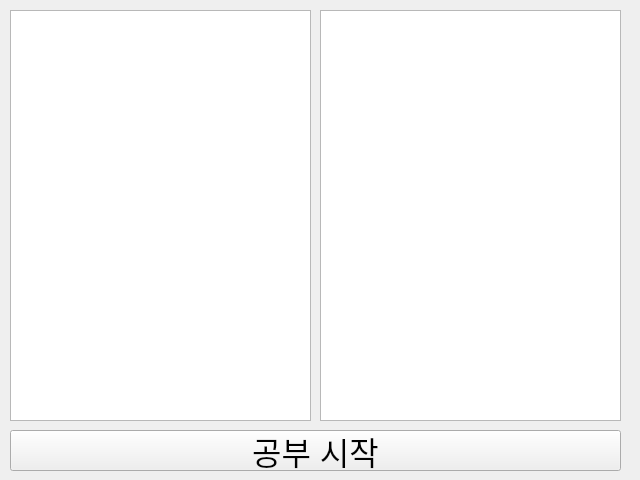
<?xml version="1.0" encoding="UTF-8"?>
<ui version="4.0">
 <class>MainWindow</class>
 <widget class="QMainWindow" name="MainWindow">
  <property name="geometry">
   <rect>
    <x>0</x>
    <y>0</y>
    <width>640</width>
    <height>480</height>
   </rect>
  </property>
  <property name="windowTitle">
   <string>MainWindow</string>
  </property>
  <widget class="QWidget" name="centralwidget">
   <widget class="QListWidget" name="listFirst">
    <property name="geometry">
     <rect>
      <x>10</x>
      <y>10</y>
      <width>301</width>
      <height>411</height>
     </rect>
    </property>
    <property name="font">
     <font>
      <pointsize>24</pointsize>
     </font>
    </property>
    <property name="editTriggers">
     <set>QAbstractItemView::NoEditTriggers</set>
    </property>
   </widget>
   <widget class="QListWidget" name="listSecond">
    <property name="geometry">
     <rect>
      <x>320</x>
      <y>10</y>
      <width>301</width>
      <height>411</height>
     </rect>
    </property>
    <property name="font">
     <font>
      <pointsize>24</pointsize>
     </font>
    </property>
    <property name="editTriggers">
     <set>QAbstractItemView::NoEditTriggers</set>
    </property>
   </widget>
   <widget class="QPushButton" name="startBtn">
    <property name="geometry">
     <rect>
      <x>10</x>
      <y>430</y>
      <width>611</width>
      <height>41</height>
     </rect>
    </property>
    <property name="font">
     <font>
      <pointsize>24</pointsize>
     </font>
    </property>
    <property name="text">
     <string>공부 시작</string>
    </property>
   </widget>
  </widget>
 </widget>
 <resources/>
 <connections/>
</ui>
